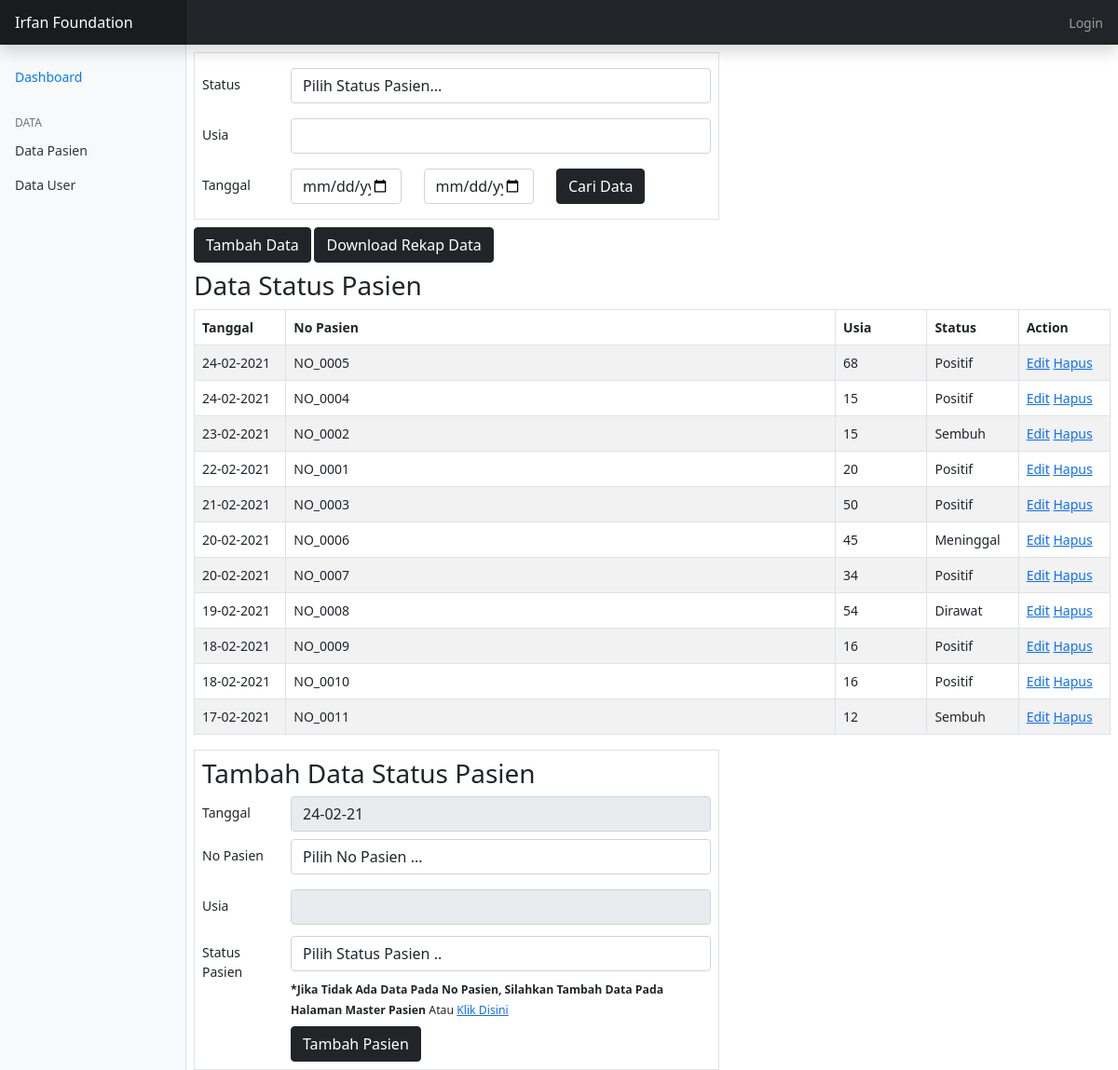
The page /page/modul/modul_pasien.php on the database its author committed.
### tables this page shows
CREATE TABLE `tb_status_pasien` (
  `id_pasien` int(11) NOT NULL,
  `kode_pasien` varchar(7) NOT NULL,
  `kode_status_pasien` varchar(5) NOT NULL,
  `tgl_input` date NOT NULL DEFAULT current_timestamp()
);

CREATE TABLE `master_pasien` (
  `id_pasien` int(11) NOT NULL,
  `kode_pasien` varchar(7) NOT NULL,
  `nama` varchar(50) NOT NULL,
  `kode_jk` varchar(5) NOT NULL,
  `usia` int(11) NOT NULL
);

CREATE TABLE `master_status_pasien` (
  `id_status` int(11) NOT NULL,
  `kode_status_pasien` varchar(5) NOT NULL,
  `status_pasien` varchar(20) NOT NULL
);

### page/modul/modul_pasien.php (the view, shortened to what this page needs)
<?php include '../config/function.php'; ?>
<?php $pasien = mysqli_query($koneksi, "SELECT tsp.tgl_input, mp.kode_pasien, mp.usia, msp.status_pasien FROM tb_status_pasien tsp INNER JOIN master_pasien mp ON tsp.kode_pasien=mp.kode_pasien INNER JOIN master_status_pasien msp ON tsp.kode_status_pasien=msp.kode_status_pasien ORDER BY tsp.tgl_input DESC"); ?>
<?php $status_pasien = mysqli_query($koneksi, "SELECT * FROM master_status_pasien"); ?>
<?php $pasien_not_exist = mysqli_query($koneksi, "SELECT * FROM master_pasien WHERE NOT EXISTS (SELECT * FROM tb_status_pasien WHERE master_pasien.kode_pasien = tb_status_pasien.kode_pasien)");?>
<?php
if (isset($_GET['action'])) {
    $action = $_GET['action'];
    switch ($action) {
    case 'tambah':
        echo 'tambah';
        break;
    case 'ubah':
        echo 'ubah';
        break;
        case 'cari':
          include 'layout/header.php';
          include 'layout/sidebar.php';
          if(empty($status) AND empty($usia) AND empty($begin_date) AND empty($end_date)){
              $query = mysqli_query($koneksi, "SELECT tsp.tgl_input, mp.kode_pasien, mp.usia, msp.status_pasien, msp.kode_status_pasien FROM tb_status_pasien tsp INNER JOIN master_pasien mp ON tsp.kode_pasien=mp.kode_pasien INNER JOIN master_status_pasien msp ON tsp.kode_status_pasien=msp.kode_status_pasien ORDER BY tsp.tgl_input DESC");
          }else{
              $status          = htmlspecialchars($_POST['status_pasien']);
              $usia            = htmlspecialchars($_POST['usia']);
              $begin_date      = htmlspecialchars($_POST['begin_date']);
              $end_date        = htmlspecialchars($_POST['end_date']);
              if ($begin_date > $end_date) {
                $tgl_begin  = date('d-m-y', strtotime($begin_date));
                $tgl_end    = date('d-m-y', strtotime($end_date));
                ?>
                    <script type="text/javascript">
                    window.alert(
                      "Tanggal Awal Tidak Bisa Lebih Bersar Dari Tanggal Akhir, Yang Anda Pilih: Tanggal Awal = <?= $tgl_begin?> dan Tanggal Akhir <?=$tgl_end?>"
                      );
                    window.location = "pagging.php?module=pasien";
                    </script>
            <?php
              }elseif($usia < 0){
            ?>
                  <script type="text/javascript">
                  window.alert("Usia Tidak Bisa Di Masukan Dengan Angka Negatif!");
                  window.location = "pagging.php?module=pasien";
                  </script>
                  <?php
              }
              $query = mysqli_query($koneksi, "SELECT tsp.tgl_input, mp.kode_pasien, mp.usia, msp.status_pasien, msp.kode_status_pasien FROM tb_status_pasien tsp INNER JOIN master_pasien mp ON tsp.kode_pasien=mp.kode_pasien INNER JOIN master_status_pasien msp ON tsp.kode_status_pasien=msp.kode_status_pasien WHERE mp.usia='$usia' AND msp.status_pasien='$status' AND (tsp.tgl_input BETWEEN '$begin_date' AND '$end_date') ORDER BY tsp.tgl_input DESC");
          }
     ?>
<main class="ms-sm-auto col-10 px-md-2">
  <a href="#addData" class="btn btn-md btn-dark mt-2">Tambah Data</a>
  <a href="../assets/cetak.php" class="btn btn-md btn-dark mt-2">Download Rekap Data</a>
  <h3 class="mt-2">Data Status Pasien</h3>
  <table class="table table-bordered table-striped mt-2" id="tabel-data1">
    <thead>
      <th>Tanggal</th>
      <th>No Pasien</th>
      <th>Usia</th>
      <th>Status</th>
      <th>Action</th>
    </thead>
    <tbody>
      <?php
            $no =1;
            while ($data=mysqli_fetch_array($query)) {
              $tgl = date('d-m-Y', strtotime($data['tgl_input']));
            ?>
      <tr>
        <td width="10%"><?=$tgl?></td>
        <td><?=$data['kode_pasien']?></td>
        <td width="10%"><?=$data['usia']?></td>
        <td width="10%"><?=$data['status_pasien']?></td>
        <td width="10%">
          <a href="?module=master_pasien&action=ubah">Edit</a>
          <a href="?module=master_pasien&action=hapus">Hapus</a>
        </td>
      </tr>
      <?php } ?>
    </tbody>
  </table>
  <form action="" method="post">
    <div class="row">
      <div class="col-7">
        <fieldset class="border p-2">
          <h3 id="addData">Tambah Data Status Pasien</h3>
          <div class="mt-2 row">
            <label for="tanggal_input" class="col-sm-2 col-form-label">Tanggal</label>
            <div class="col-sm-10">
              <input type="text" class="form-control mb-2" id="tanggal_input" name="tanggal_input"
                value=<?=date('d-m-y')?> disabled>
            </div>
          </div>
          <div class="mb-6 row">
            <label for="nama" class="col-sm-2 col-form-label">No Pasien</label>
            <div class="col-sm-10">
              <select name="kode_pasien" id="kode_pasien" class="form-control mb-2" onchange='changeValue(this.value)'
                required>
                <option value="">Pilih No Pasien ...</option>
                <?php
                      $a          = "var usia = new Array();\n;";
                      while ($data=mysqli_fetch_array($pasien_not_exist)) {
                        ?>
                <option value="<?=$data['kode_pasien']?>">[<?=$data['kode_pasien']?>]-[<?=$data['nama']?>]</option>
                <?php
                        $a .= "usia['" . $data['kode_pasien'] . "'] = {usia:'" . addslashes($data['usia'])."'};\n";
                      }
                      ?>
              </select>
            </div>
          </div>
          <div class="mt-2 row">
            <label for="usia" class="col-sm-2 col-form-label">Usia</label>
            <div class="col-sm-10">
              <input type="text" class="form-control mb-2" id="usia" name="usia" min="1" readonly>
            </div>
          </div>
          <div class="mt-1 row">
            <label for="usia" class="col-sm-2 col-form-label">Status Pasien</label>
            <div class="col-sm-10">
              <select name="kode_status" id="kode_status" class="form-control mb-2" required>
                <option value="">Pilih Status Pasien ..</option>
                <?php while ($jk = mysqli_fetch_array($status_pasien)) {
                        ?>
                <option value="<?=$jk['kode_status_pasien']?>"><?=$jk['status_pasien']?></option>
                <?php } ?>
              </select>
              <small class="mt-1 mb-2"><b>*Jika Tidak Ada Data Pada No Pasien, Silahkan Tambah Data Pada Halaman Master
                  Pasien</b> Atau <a href="pagging.php?module=master_pasien">Klik Disini</a></small><br>
              <button type="submit" name="addstatuspasien" id="addstatuspasien" class="btn btn-md btn-dark mt-2">Tambah
                Pasien</button>
            </div>
          </div>
        </fieldset>
      </div>
    </div>
  </form>
</main>
<?php
        break;
    }
}else{
   include 'layout/header.php';
   include 'layout/sidebar.php';
   ?>
<main class="ms-sm-auto col-10 px-md-2">
  <?php
if (isset($_GET['kd_pasien']) && isset($_GET['age'])) {
  $query = mysqli_query($koneksi, "SELECT * FROM master_pasien WHERE kode_pasien='$_GET[kd_pasien]'");
  $result = mysqli_fetch_array($query);
  ?>
  <form action="" method="post">
    <div class="row">
      <div class="col-7">
        <fieldset class="border p-2 mt-3">
          <h3>Tambah Data Status Pasien</h3>
          <div class="mb-6 row">
            <label for="tgl_input" class="col-sm-2 col-form-label">Tanggal</label>
            <div class="col-sm-10">
              <input type="text" class="form-control mb-2" id="tgl_input" name="tgl_input" value="<?=date('d-m-y')?>"
                disabled>
            </div>
          </div>
          <div class="mb-6 row">
            <label for="nama" class="col-sm-2 col-form-label">Nama Pasien</label>
            <div class="col-sm-10">
              <input type="text" class="form-control mb-2" id="nama_pasien" name="nama_pasien"
                value="<?=$result['nama']?>" disabled>
            </div>
          </div>
          <div class="mb-6 row">
            <label for="kode" class="col-sm-2 col-form-label">No Pasien</label>
            <div class="col-sm-10">
              <input type="text" class="form-control" id="kode_pasien" name="kode_pasien"
                value="<?=$result['kode_pasien']?>" readonly>
            </div>
          </div>
          <div class="mt-2 row">
            <label for="usia" class="col-sm-2 col-form-label">Usia</label>
            <div class="col-sm-10">
              <input type="number" class="form-control mb-2" id="usia" name="usia" value="<?=$result['usia']?>"
                readonly>
            </div>
          </div>
          <div class="mt-1 row">
            <label for="usia" class="col-sm-2 col-form-label">Status Pasien</label>
            <div class="col-sm-10">
              <select name="kode_status" id="kode_status" class="form-control mb-2" required>
                <option value="">Pilih Status Pasien ..</option>
                <?php while ($jk = mysqli_fetch_array($status_pasien)) {
                        ?>
                <option value="<?=$jk['kode_status_pasien']?>"><?=$jk['status_pasien']?></option>
                <?php } ?>
              </select>
              <button type="submit" name="addstatuspasien" id="addstatuspasien" class="btn btn-md btn-dark">Tambah
                Status Pasien</button>
            </div>
          </div>
        </fieldset>
      </div>
    </div>
  </form>
  <?php
}else{
?>
  <form action="" method="post" class="mt-2">
    <div class="row">
      <div class="col-7">
        <fieldset class="border p-2">
          <div class="mt-2 row">
            <label for="status_pasien" class="col-sm-2 col-form-label">Status</label>
            <div class="col-sm-10">
              <select name="status_pasien" id="status_pasien" class="form-control mb-2">
                <option value="">Pilih Status Pasien...</option>
              </select>
            </div>
          </div>
          <div class="mt-2 row">
            <label for="usia" class="col-sm-2 col-form-label">Usia</label>
            <div class="col-sm-10">
              <input type="number" class="form-control mb-2" id="usia" name="usia" min="1">
            </div>
          </div>
          <div class="mt-2 row">
            <label for="begin_date" class="col-sm-2 col-form-label">Tanggal</label>
            <div class="col-sm-3">
              <input type="date" class="form-control mb-2" id="begin_date" name="begin_date">
            </div>
            <div class="col-sm-3">
              <input type="date" class="form-control mb-2" id="end_date" name="end_date">
            </div>
            <div class="col-sm-3">
              <a href="pagging.php?module=pasien&action=cari" type="submit" class="btn btn-md btn-dark">Cari Data</a>
            </div>
          </div>
        </fieldset>
      </div>
    </div>
  </form>
  <a href="#addData" class="btn btn-md btn-dark mt-2">Tambah Data</a>
  <a href="../assets/cetak.php" class="btn btn-md btn-dark mt-2">Download Rekap Data</a>
  <h3 class="mt-2">Data Status Pasien</h3>
  <table class="table table-bordered table-striped mt-2" id="tabel-data1">
    <thead>
      <th>Tanggal</th>
      <th>No Pasien</th>
      <th>Usia</th>
      <th>Status</th>
      <th>Action</th>
    </thead>
    <tbody>
      <?php
            while ($data=mysqli_fetch_array($pasien)) {
              $tgl = date('d-m-Y', strtotime($data['tgl_input']));
            ?>
      <tr>
        <td width="10%"><?=$tgl?></td>
        <td><?=$data['kode_pasien']?></td>
        <td width="10%"><?=$data['usia']?></td>
        <td width="10%"><?=$data['status_pasien']?></td>
        <td width="10%">
          <a href="?module=master_pasien&action=ubah">Edit</a>
          <a href="?module=master_pasien&action=hapus">Hapus</a>
        </td>
      </tr>
      <?php } ?>
    </tbody>
  </table>
  <form action="" method="post">
    <div class="row">
      <div class="col-7">
        <fieldset class="border p-2">
          <h3 id="addData">Tambah Data Status Pasien</h3>
          <div class="mt-2 row">
            <label for="tanggal_input" class="col-sm-2 col-form-label">Tanggal</label>
            <div class="col-sm-10">
              <input type="text" class="form-control mb-2" id="tanggal_input" name="tanggal_input"
                value=<?=date('d-m-y')?> disabled>
            </div>
          </div>
          <div class="mb-6 row">
            <label for="nama" class="col-sm-2 col-form-label">No Pasien</label>
            <div class="col-sm-10">
              <select name="kode_pasien" id="kode_pasien" class="form-control mb-2" onchange='changeValue(this.value)'
                required>
                <option value="">Pilih No Pasien ...</option>
              </select>
            </div>
          </div>
          <div class="mt-2 row">
            <label for="usia" class="col-sm-2 col-form-label">Usia</label>
            <div class="col-sm-10">
              <input type="text" class="form-control mb-2" id="usia" name="usia" min="1" readonly>
            </div>
          </div>
          <div class="mt-1 row">
            <label for="usia" class="col-sm-2 col-form-label">Status Pasien</label>
            <div class="col-sm-10">
              <select name="kode_status" id="kode_status" class="form-control mb-2" required>
                <option value="">Pilih Status Pasien ..</option>
              </select>
              <small class="mt-1 mb-2"><b>*Jika Tidak Ada Data Pada No Pasien, Silahkan Tambah Data Pada Halaman Master
                  Pasien</b> Atau <a href="pagging.php?module=master_pasien">Klik Disini</a></small><br>
              <button type="submit" name="addstatuspasien" id="addstatuspasien" class="btn btn-md btn-dark mt-2">Tambah
                Pasien</button>
            </div>
          </div>
        </fieldset>
      </div>
    </div>
  </form>
  <?php
}
?>
</main>
<?php
}
?>
<?php include 'layout/footer.php'; ?>

### layout/header.php (shortened to what this page needs)
<!doctype html>
<html lang="en">
<head>
    <link href="assets/dist/css/bootstrap.min.css" rel="stylesheet">
    <link href="assets/dist/css/dashboard.css" rel="stylesheet">
</head>
<body>
    <header class="navbar navbar-dark sticky-top bg-dark flex-md-nowrap p-0 shadow">
        <a class="navbar-brand col-md-3 col-lg-2 me-0 px-3" href="#">Irfan Foundation</a>
        <ul class="navbar-nav px-3">
            <li class="nav-item text-nowrap">
                <a class="nav-link" href="page/">Login</a>
            </li>
        </ul>
    </header>

### page/layout/sidebar.php (shortened to what this page needs)
<nav id="sidebarMenu" class="col-md-3 col-lg-2 d-md-block bg-light sidebar collapse">
      <div class="position-sticky pt-3">
        <ul class="nav flex-column">
          <li class="nav-item">
            <a class="nav-link active" aria-current="page" href="?module=dashboard">
              Dashboard
            </a>
          </li>
        <h6 class="sidebar-heading d-flex justify-content-between align-items-center px-3 mt-4 mb-1 text-muted">
          <span>Data</span>
        </h6>
        <ul class="nav flex-column mb-2">
          <li class="nav-item">
            <a class="nav-link" href="?module=pasien">
              Data Pasien
            </a>
          </li>
          <li class="nav-item">
            <a class="nav-link" href="?module=user">
              Data User
            </a>
          </li>
        </ul>
      </div>
    </nav>

### layout/footer.php (shortened to what this page needs)
</body>
</html>

### rows shown on the page
tb_status_pasien: tgl_input "24-02-2021", master_pasien.kode_pasien "NO_0005", master_pasien.usia "68", master_status_pasien.status_pasien "Positif"
tb_status_pasien: tgl_input "24-02-2021", master_pasien.kode_pasien "NO_0004", master_pasien.usia "15", master_status_pasien.status_pasien "Positif"
tb_status_pasien: tgl_input "23-02-2021", master_pasien.kode_pasien "NO_0002", master_pasien.usia "15", master_status_pasien.status_pasien "Sembuh"
tb_status_pasien: tgl_input "22-02-2021", master_pasien.kode_pasien "NO_0001", master_pasien.usia "20", master_status_pasien.status_pasien "Positif"
tb_status_pasien: tgl_input "21-02-2021", master_pasien.kode_pasien "NO_0003", master_pasien.usia "50", master_status_pasien.status_pasien "Positif"
tb_status_pasien: tgl_input "20-02-2021", master_pasien.kode_pasien "NO_0006", master_pasien.usia "45", master_status_pasien.status_pasien "Meninggal"
tb_status_pasien: tgl_input "20-02-2021", master_pasien.kode_pasien "NO_0007", master_pasien.usia "34", master_status_pasien.status_pasien "Positif"
tb_status_pasien: tgl_input "19-02-2021", master_pasien.kode_pasien "NO_0008", master_pasien.usia "54", master_status_pasien.status_pasien "Dirawat"
tb_status_pasien: tgl_input "18-02-2021", master_pasien.kode_pasien "NO_0009", master_pasien.usia "16", master_status_pasien.status_pasien "Positif"
tb_status_pasien: tgl_input "18-02-2021", master_pasien.kode_pasien "NO_0010", master_pasien.usia "16", master_status_pasien.status_pasien "Positif"
tb_status_pasien: tgl_input "17-02-2021", master_pasien.kode_pasien "NO_0011", master_pasien.usia "12", master_status_pasien.status_pasien "Sembuh"
